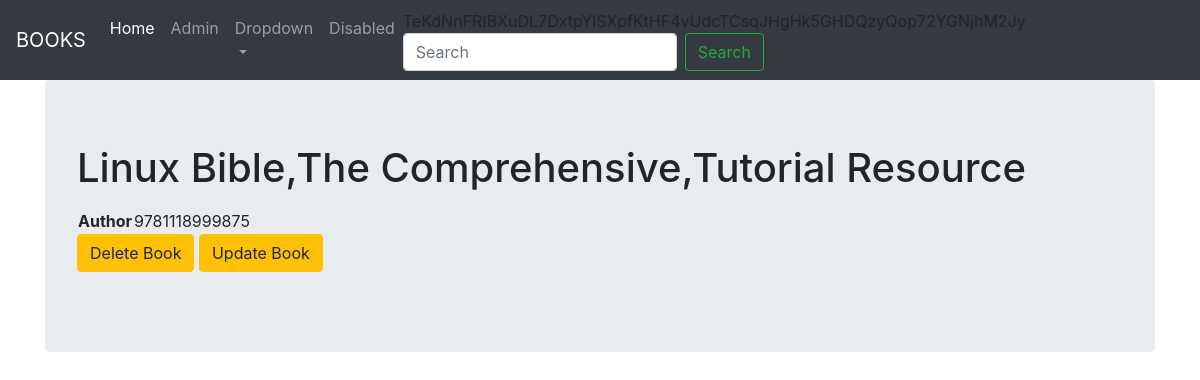
Screenshot of /books/9781118999875 with the database file from the repository.
### my_books/models.py (models this page shows, shortened)
class Book(models.Model):
    title = models.CharField(max_length=256)
    isbn = models.CharField(max_length=13,primary_key=True)
    price = models.DecimalField(decimal_places=2,max_digits=6,default=1.00)

### my_books/views.py (the view)
# urls.py: url(r'^(?P<pk>[\d|\w]{13})$',views.BookDetailView.as_view(),name='booksDetail'),
class BookDetailView(DetailView):
    context_object_name = 'book_detail'
    template_name = 'my_books/book_details.html'
    model = Book
    def get_context_data(self,**kwargs):
        context = super().get_context_data(**kwargs)
        return context

### templates/my_books/book_details.html
{% extends 'base_index.html' %}
    {% load staticfiles %}
    {% block body_block %}
      <div class="jumbotron">
        <h1>{{ book_detail.title }}</h1>
        <p>
          <table>
            <tbody>
              <tr>
                <th>Author</th><td>{{book_detail.isbn}}</td>
              </tr>
            </tbody>
          </table>
          <p>
            <a class='btn btn-warning' href="{% url 'my_books:book_delete' pk=book_detail.isbn %}"> Delete Book</a>
            <a class='btn btn-warning' href="{% url 'my_books:book_update' pk=book_detail.isbn %}"> Update Book</a>
          </p>
        </p>
      </div>
    {% endblock %}

### rows the page displays
Book: title "Linux Bible,The Comprehensive,Tutorial Resource", isbn "9781118999875"
